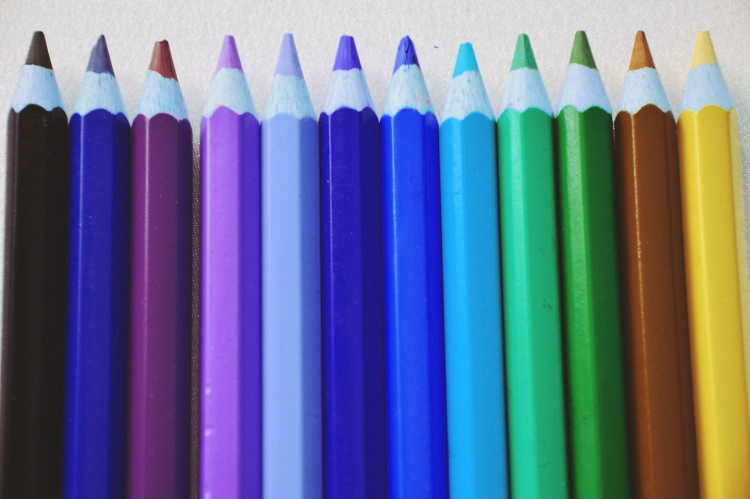
#> input picture pencils.jpg, 1500 x 997 px (shown at 1/2 size)
$ jupyter execute clase2.ipynb
#> lines starting #> are read from the running program, lines starting #| are printed output that depends on the picture
[cell 1]
import cv2
import matplotlib.pyplot as plt
import numpy as np

img = cv2.imread('pencils.jpg')
#> img is the input picture: shape (997, 1500, 3); mean B, G, R 147.4, 114.8, 101.5
img_rgb = cv2.cvtColor(img, cv2.COLOR_BGR2RGB)
fig, axs = plt.subplots(1, 4, figsize=(20, 5))
axs[0].imshow(img_rgb)
axs[0].set_title('Original Image')

fig_img = axs[1].imshow(img_rgb[..., 0], cmap='gray')
fig.colorbar(fig_img, ax=axs[1], shrink=0.5)
axs[1].set_title('Red Channel')

fig_img = axs[2].imshow(img_rgb[..., 1], cmap='gray')
fig.colorbar(fig_img, ax=axs[2], shrink=0.5)
axs[2].set_title('Green Channel')

fig_img = axs[3].imshow(img_rgb[..., 2], cmap='gray')
fig.colorbar(fig_img, ax=axs[3], shrink=0.5)
axs[3].set_title('Blue Channel')
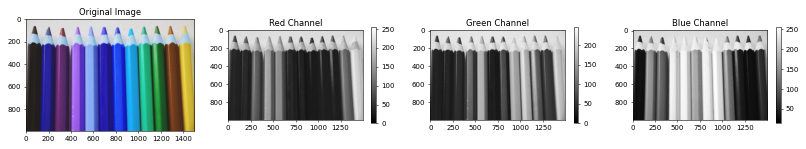
#> figure drawn by matplotlib, 7 panels

[cell 2]
img_rgb[:3,:3,:]

[cell 3]
plt.imshow(img_rgb[:800,:1200,:])
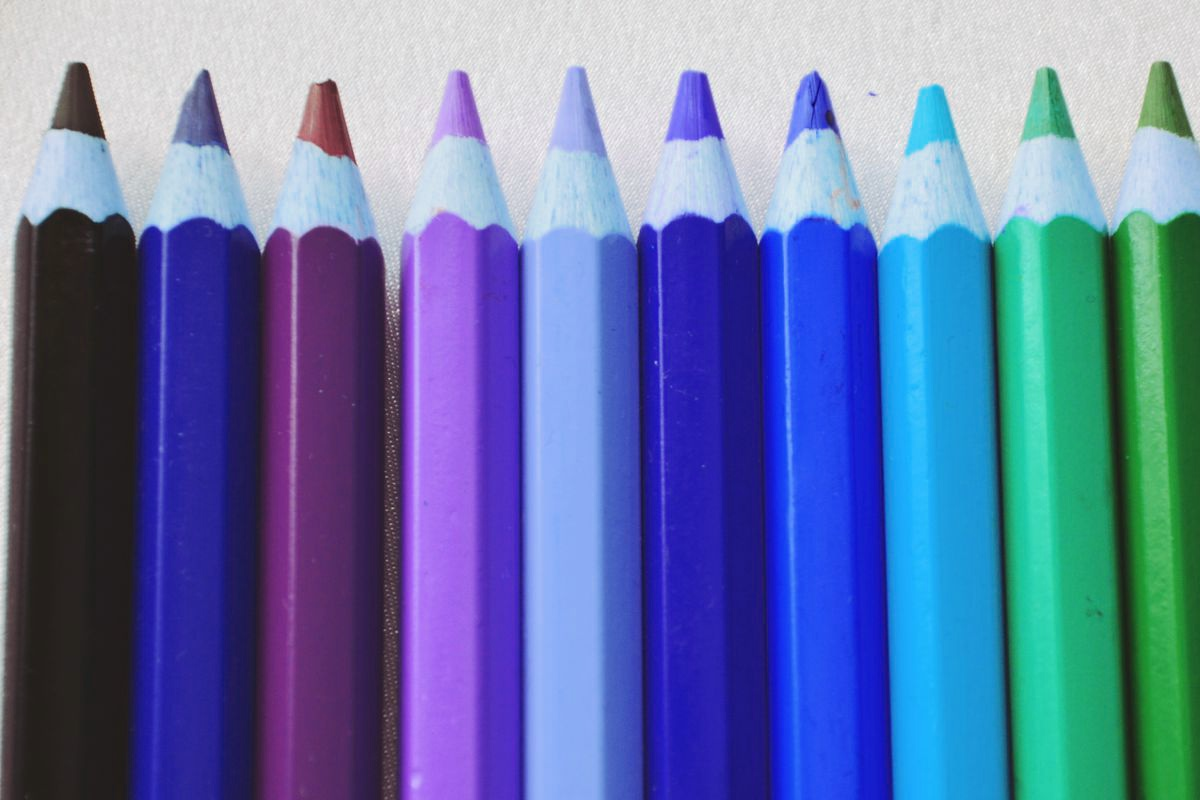
#> shown: shape (800, 1200, 3); mean R, G, B 99, 119.2, 168.8

[cell 4]
cv2.imwrite('pencils.jpg', img_rgb)
plt.imsave('new_pencils.jpg', cv2.cvtColor(img_rgb, cv2.COLOR_RGB2BGR))
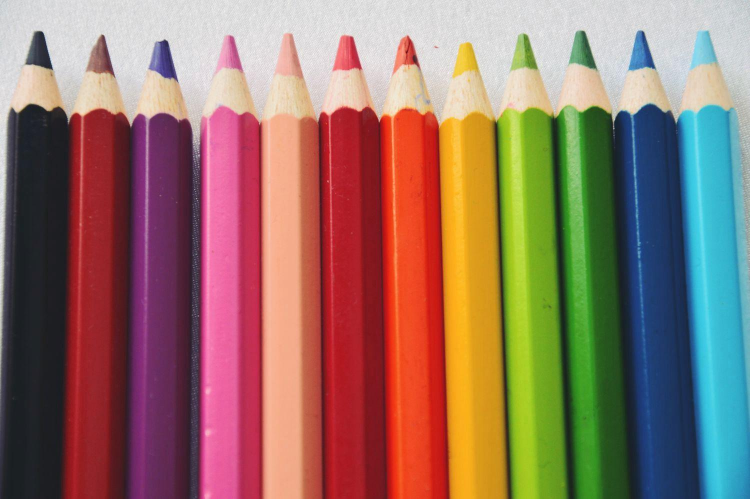
#> saved as new_pencils.jpg: shape (997, 1500, 3) (shown at 1/2 size); mean R, G, B 147.4, 114.8, 101.6

Ejercicios para generar imagenes

[cell 5]
import cv2
import matplotlib.pyplot as plt
import numpy as np
plt.rcParams['figure.figsize'] = [10,5]
size_image = 100
R = np.ones((size_image, size_image)) * 255
G = np.ones((size_image, size_image)) * 128
B = np.ones((size_image, size_image)) * 0

imagen = np.dstack((R,G,B))
imagen = np.array(imagen, dtype = int)

plt.figure()
plt.imshow(imagen)
plt.title('Homemade image')
plt.show()
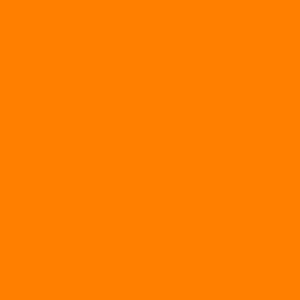
#> shown: shape (100, 100, 3) (shown 3 times larger); mean R, G, B 255, 128, 0

[cell 6]
import cv2
import matplotlib.pyplot as plt
import numpy as np
img = cv2.imread('pencils.jpg', cv2.IMREAD_GRAYSCALE)
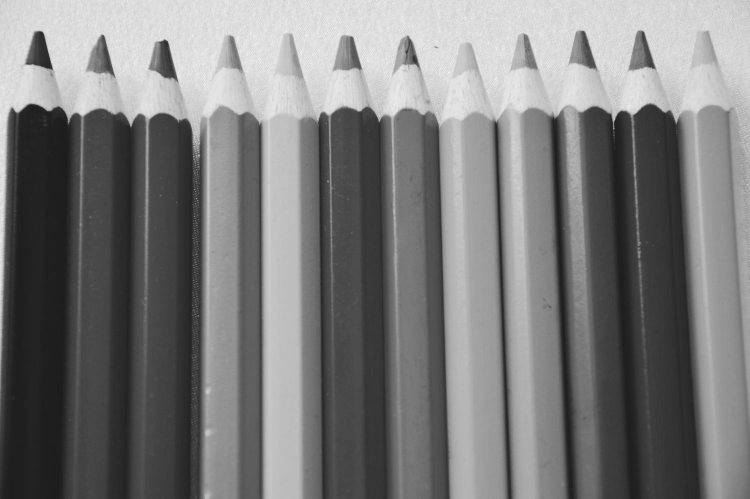
#> img: shape (997, 1500) (shown at 1/2 size); min 24, max 248, mean 123.1
original = img.dtype
img16bits = np.uint16(img)
img_new = img16bits.dtype
print('Profundidad del color: ', img_new)
#| Profundidad del color:  uint16

plt.figure(figsize=(10,5))
plt.subplot(1,2,1)
plt.title('Original image')
plt.imshow(img, cmap='gray')
plt.imsave('bw_pencils.jpg', cv2.cvtColor(img_rgb, cv2.COLOR_RGB2BGR))

plt.subplot(1,2,2)
plt.title('16 bit image')
plt.imshow(img, cmap='gray')
plt.imsave('16bit_newpencils.jpg', cv2.cvtColor(img_rgb, cv2.COLOR_RGB2BGR))
